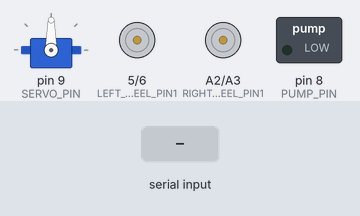
Bench run of a sketch on a simulated Arduino Uno, built with avr-gcc and run on an emulated ATmega328P. Parts: servo, motor-driver pin pairs drawn as motors (green arrow = first pin HIGH = forward, orange = second pin HIGH = backward, longer = more drive, scaled by the enable pin), switched loads named in the sketch (green lamp = pin HIGH). The inputs (shaded band) are chosen by the test bench.

Above: at 1.2 s.
1.3 s: "1" received over the second serial link
At 3.6 s:
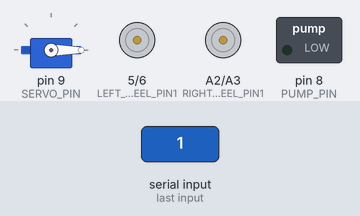
4.2 s: "0" received over the second serial link
At 4.8 s:
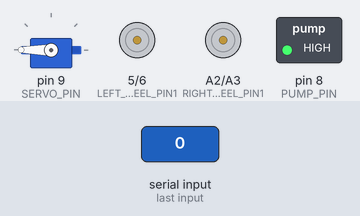
7.2 s: "2" received over the second serial link
At 8.2 s:
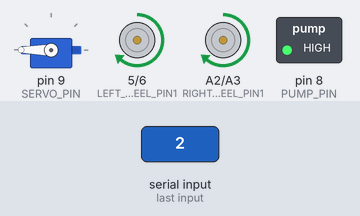
10.2 s: "1" received over the second serial link
At 10.5 s:
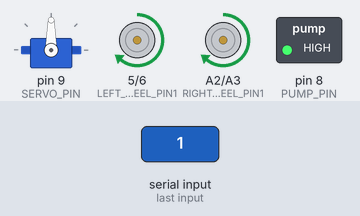
11.7 s: "0" received over the second serial link
At 12.8 s:
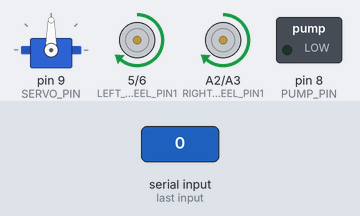
Timing chart, 0 to 14.2 s (numbered marks = the images above; inputs shaded):
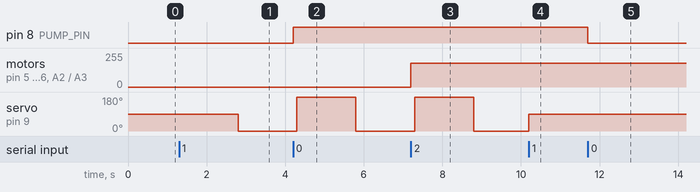

The sketch:

K_Bot.ino
```cpp
#include <SoftwareSerial.h>
#include <Servo.h>
#include "L298N_Dev.h"

//The K-Bot is a floor cleaning device that can be controlled through
//Bluetooth communication with a mobile app (developed using MIT App
//Inventor).

//Defines
#define RX_PIN                 2 //connected to HC05 Tx pin
#define TX_PIN                -1 //no need to connect HC05 Rx pin to valid Arduino pin
#define SERVO_POS_DELAY     1500
#define SERVO_PIN              9
#define PUMP_PIN               8
#define LEFT_WHEEL_PIN1        5
#define LEFT_WHEEL_PIN2        6
#define LEFT_WHEEL_PWM_PIN     3
#define RIGHT_WHEEL_PIN1       A2
#define RIGHT_WHEEL_PIN2       A3
#define RIGHT_WHEEL_PWM_PIN    11
//App commands
enum AppCmd
{
  CONTROL_PUMP = '0',
  CONTROL_SERVO = '1',
  MOVE_BACK = '2',
  TURN_LEFT = '3',
  STOP = '4',
  TURN_RIGHT = '5',
  MOVE_FORWARD = '6'
};
//Bluetooth
SoftwareSerial bluetooth = SoftwareSerial(RX_PIN,TX_PIN);
//Output devices driven by L298N module
L298N_Dev pump(PUMP_PIN);
L298N_Dev leftWheel(LEFT_WHEEL_PIN1,LEFT_WHEEL_PIN2,LEFT_WHEEL_PWM_PIN);
L298N_Dev rightWheel(RIGHT_WHEEL_PIN1,RIGHT_WHEEL_PIN2,RIGHT_WHEEL_PWM_PIN);
//Servo (Brush/cleaning pad/cloth is attached to a shaft connected to the servo)
Servo servo;
static bool servoActivated;
static uint32_t servoStartTime;

/**
 * @brief Receive and process commands from mobile app
*/
static void ProcessAppData(char appData)
{
  static bool pumpState;
  switch(appData)
  {
    case CONTROL_PUMP:
      pumpState ^= 1;
      pump.Write(pumpState);
      break;
    case CONTROL_SERVO:
      servo.write(90);//set servo to default position
      servoActivated ^= 1;
      servoStartTime = millis();
      break;
    case MOVE_BACK:
      leftWheel.SetSpeed(180);
      rightWheel.SetSpeed(180);
      leftWheel.Write(1,0);
      rightWheel.Write(1,0);
      break;
    case TURN_LEFT:
      leftWheel.SetSpeed(220);
      rightWheel.SetSpeed(220);
      leftWheel.Write(1,0);
      rightWheel.Write(0,1);
      break;
    case STOP:
      leftWheel.Write(0,0);
      rightWheel.Write(0,0);
      break;
    case TURN_RIGHT:
      leftWheel.SetSpeed(220);
      rightWheel.SetSpeed(220);
      leftWheel.Write(0,1);
      rightWheel.Write(1,0);
      break;
    case MOVE_FORWARD:
      leftWheel.SetSpeed(180);
      rightWheel.SetSpeed(180);
      leftWheel.Write(0,1);
      rightWheel.Write(0,1);
      break;
  }
}

void setup(void)
{
  pinMode(RX_PIN,INPUT);
  bluetooth.begin(9600);
  servo.attach(SERVO_PIN);
  //switch output devices off
  pump.Write(0);
  leftWheel.SetSpeed(0);
  rightWheel.SetSpeed(0);
  leftWheel.Write(0,0);
  rightWheel.Write(0,0);
}

void loop(void)
{
  if(bluetooth.available())
  {
    char appData = bluetooth.read();
    ProcessAppData(appData);
  }
  if(servoActivated && ((millis() - servoStartTime) >= SERVO_POS_DELAY))
  {
    static int i;
    const int servoPos[] = {0,180}; //extreme servo positions
    servo.write(servoPos[i]);
    servoStartTime = millis();
    i ^= 1;
  }
}
```

L298N_Dev.cpp
```cpp
#include "L298N_Dev.h"

void L298N_Dev::ConfigurePin(uint8_t pin)
{
  if(pin != INVALID_PIN)
  {
    pinMode(pin,OUTPUT);
  }
}

L298N_Dev::L298N_Dev(uint8_t pin1,uint8_t pin2,uint8_t pwmPin)
{
  this->pin1 = pin1;
  this->pin2 = pin2;
  this->pwmPin = pwmPin;
  L298N_Dev::ConfigurePin(this->pin1);
  L298N_Dev::ConfigurePin(this->pin2);
  L298N_Dev::ConfigurePin(this->pwmPin);
}

void L298N_Dev::Write(bool pin1State)
{
  digitalWrite(this->pin1,pin1State);
}

void L298N_Dev::Write(bool pin1State,bool pin2State)
{
  digitalWrite(this->pin1,pin1State);
  digitalWrite(this->pin2,pin2State);
}

void L298N_Dev::SetSpeed(uint8_t pwmVal)
{
  analogWrite(this->pwmPin,pwmVal);
}
```

L298N_Dev.h
```cpp
#ifndef L298N_DEV_H
#define L298N_DEV_H

#include <Arduino.h>
#define INVALID_PIN 255

class L298N_Dev
{
  private:
    uint8_t pin1;
    uint8_t pin2;
    uint8_t pwmPin;
    void ConfigurePin(uint8_t pin);

  public:
    L298N_Dev(uint8_t pin1,uint8_t pin2 = INVALID_PIN,uint8_t pwmPin = INVALID_PIN);
    void Write(bool pin1State);
    void Write(bool pin1State,bool pin2State);
    void SetSpeed(uint8_t pwmVal);
};

#endif
```

Measured:
- after the input at 1.3 s, servo on pin 9 (SERVO_PIN): 90° → 0° after 1.5 s
- after the input at 4.2 s, pin 8 (PUMP_PIN): LOW → HIGH at once
- after the input at 7.2 s, motor on pin 5 (LEFT_WHEEL_PIN1) / pin 6 (LEFT_WHEEL_PIN2), motor on A2 (RIGHT_WHEEL_PIN1) / A3 (RIGHT_WHEEL_PIN2): stopped → forward 180/255 at once
- after the input at 10.2 s, servo on pin 9 (SERVO_PIN): 0° → 90° at once
- after the input at 11.7 s, pin 8 (PUMP_PIN): HIGH → LOW at once
